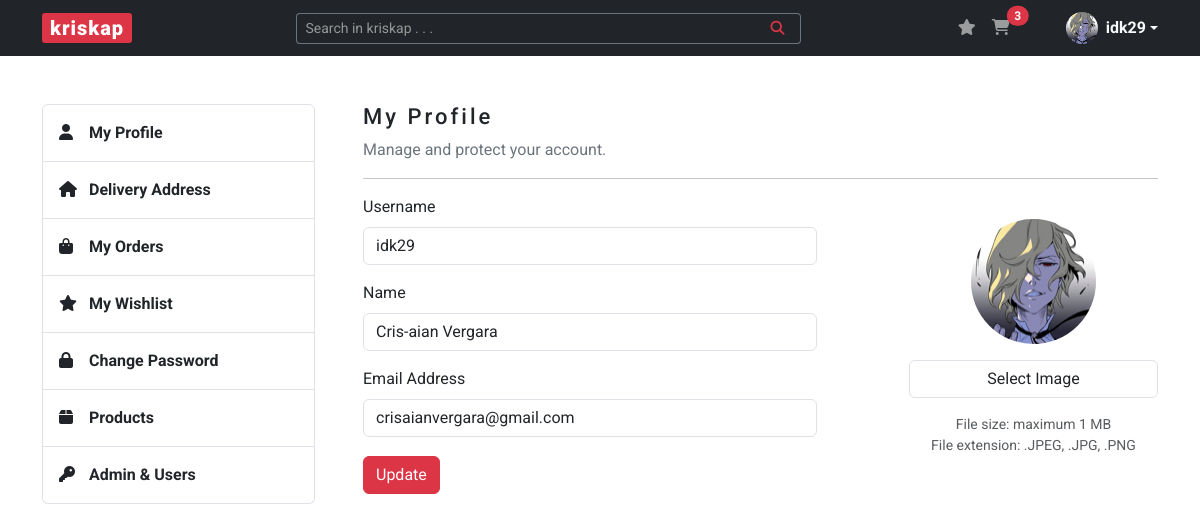
/account (signed in), run on the app's committed database.
### kriskap/models.py (models this page shows)
class User(db.Model, UserMixin):
    __tablename__ = "users"
    id = db.Column(db.Integer, primary_key=True)
    user_type = db.Column(db.String(20), nullable=False)
    username = db.Column(db.String(20), unique=True, nullable=False)
    name = db.Column(db.String(100), nullable=False)
    email = db.Column(db.String(100), unique=True, nullable=False)
    image_file = db.Column(db.String(250), nullable=False, default="default.png")
    password = db.Column(db.String(100), nullable=False)
    carts = relationship("Cart", back_populates="buyer")
    wishlists = relationship("Wishlist", back_populates="wisher")
    addresses = relationship("Address", back_populates="buyer")
    orders = relationship("Order", back_populates="buyer")

### kriskap/users/routes.py (the view)
@users.route("/account", methods=["GET", "POST"])
@login_required
def account():
    form = UpdateAccountForm()
    if form.validate_on_submit():
        if form.image_f.data:
            image_f = save_profile_picture(form.image_f.data)
            current_user.image_file = image_f
        current_user.username = form.username.data
        current_user.name = form.name.data
        current_user.email = form.email.data
        db.session.commit()
        flash("Your account has been updated!", "success")
        return redirect(url_for("users.account"))
    elif request.method == "GET":
        form.username.data = current_user.username
        form.name.data = current_user.name
        form.email.data = current_user.email
    image_file = url_for(
        "static", filename="img/profile_pics/" + current_user.image_file
    )
    return render_template(
        "account.html", title="Account", image_file=image_file, form=form
    )

### kriskap/users/forms.py (shortened to what this page needs)
class UpdateAccountForm(FlaskForm):
    username = StringField(
        "Username", validators=[DataRequired(), Length(min=5, max=20)]
    )
    name = StringField("Name", validators=[DataRequired(), Length(min=5)])
    email = StringField("Email Address", validators=[DataRequired(), Email()])
    image_f = FileField(
        "Select Image", validators=[FileAllowed(["jpg", "png", "jpeg", "webp"])]
    )
    submit = SubmitField("Update")

### kriskap/models.py (called while the page is built)
@login_manager.user_loader
def load_user(user_id):
    return User.query.get(int(user_id))

### kriskap/templates/account.html (shortened to what this page needs)
{% extends "base.html" %}
{% block content %}
    <section id="section-account" class="content-section mb-5">
        <div class="row justify-content-between">
            {% include "aside.html" %}
            <div class="col-lg-9 ps-lg-5">
                <h3>My Profile</h3>
                <p class="text-secondary">Manage and protect your account.</p>
                <hr>
                <form method="POST" action="" novalidate enctype="multipart/form-data">
                    <fieldset>
                        <div class="row justify-content-between">
                            <div class="col-md-7">
                                <div class="mb-3">
                                    {{ form.username.label(class='form-label') }}
                                    {% if form.username.errors %}
                                        {{ form.username(class='form-control is-invalid') }}
                                        <div class="invalid-feedback">
                                            {% for error in form.username.errors %}
                                                <span>{{ error }}</span>
                                            {% endfor %}
                                        </div>
                                    {% else %}
                                        {{ form.username(class='form-control') }}
                                    {% endif %}
                                </div>
                                <div class="mb-3">
                                    {{ form.name.label(class='form-label') }}
                                    {% if form.name.errors %}
                                        {{ form.name(class='form-control is-invalid') }}
                                        <div class="invalid-feedback">
                                            {% for error in form.name.errors %}
                                                <span>{{ error }}</span>
                                            {% endfor %}
                                        </div>
                                    {% else %}
                                        {{ form.name(class='form-control') }}
                                    {% endif %}
                                </div>
                                <div class="mb-3">
                                    {{ form.email.label(class='form-label') }}
                                    {% if form.email.errors %}
                                        {{ form.email(class='form-control is-invalid') }}
                                        <div class="invalid-feedback">
                                            {% for error in form.email.errors %}
                                                <span>{{ error }}</span>
                                            {% endfor %}
                                        </div>
                                    {% else %}
                                        {{ form.email(class='form-control') }}
                                    {% endif %}
                                </div>
                            </div>
                            <div class="col-md-4">
                                <div class="media text-center pt-4 mb-3" id="file_container">
                                    <img id="view-profile-image" src="{{ image_file }}" alt="" class="rounded-circle account-img image_view">
                                </div>
                                <div class="mb-3 text-center profile-pic">
                                    {{ form.image_f.label(class="form-control", onclick="selectImage()") }}
                                </div>
                                <small class="text-muted text-center mb-3">
                                    <p class="my-0">File size: maximum 1 MB</p>
                                    <p class="my-0">File extension: .JPEG, .JPG, .PNG</p>
                                </small>
                            </div>
                        </div>
                        {{ form.submit(class="btn btn-danger") }}
                    </fieldset>
                </form>
            </div>
        </div>
    </section>
{% endblock %}

### kriskap/templates/base.html (shortened to what this page needs)
<!DOCTYPE html>
<html lang="en">
<head>
    <link rel="stylesheet" href="https://cdn.jsdelivr.net/npm/bootstrap@5.3.0-alpha1/dist/css/bootstrap.min.css">
    <link rel="stylesheet" href="{{ url_for('static', filename='css/styles.css') }}">
</head>
<body>
    <header>
        <nav class="navbar navbar-expand-lg navbar-dark bg-dark">
            <div class="container">
                <a class="navbar-brand px-2 py-0" href="{{ url_for('main.home') }}">kriskap</a>
                <div class="collapse navbar-collapse" id="navbarSupportedContent">
                    <form method="POST" action="{{ url_for('products.search_product') }}" class="d-flex ms-auto form-search w-50" role="search">
                        <div class="input-group input-group-sm">
                            <input name="search-product" type="text" class="form-control text-bg-dark border-secondary border-end-0" placeholder="Search in kriskap . . ." aria-label="Search in kriskap . . ." aria-describedby="button-addon">
                            <button class="btn btn-outline-danger border-start-0 border-secondary" type="submit" id="button-addon"><i class="fa-solid fa-magnifying-glass px-2"></i></button>
                        </div>
                    </form>
                    <ul class="navbar-nav ms-auto mb-2 mb-lg-0 notification-cart">
                        <li class="nav-item">
                            <a href="{{ url_for('wishlists.wishlist') }}" class="nav-link d-inline-block">
                                <i class="fa-solid fa-star"></i>
                            </a>
                        </li>
                        <li class="nav-item me-5">
                            <a href="{{ url_for('carts.cart') }}" class="nav-link position-relative d-inline-block">
                                <i class="fa-solid fa-cart-shopping"></i>
                                {% if current_user.is_authenticated %}
                                    <span id="cartTotal" class="position-absolute start-100 translate-middle badge rounded-pill bg-danger">
                                        {% set items = [] %}
                                        {{ items | sum }}
                                    </span>
                                {% endif %}
                            </a>
                        </li>
                        {% if current_user.is_authenticated %}
                        <li class="dropdown d-flex align-items-center">
                            <a href="#" class="d-flex align-items-center text-light text-decoration-none dropdown-toggle" data-bs-toggle="dropdown" aria-expanded="false">
                                <img src="{{ url_for('static', filename='img/profile_pics/' + current_user.image_file) }}" alt="" width="32" height="32" class="rounded-circle me-2">
                                <strong>{{ current_user.username }}</strong>
                            </a>
                        </li>
                        {% endif %}
                    </ul>
                </div>
            </div>
        </nav>
    </header>
    <main class="container mt-5">
        {% block content %} {% endblock %}
    </main>
</body>
</html>

### kriskap/static/css/styles.css (style rules this page uses)
body { font-family: 'Roboto', sans-serif; color: #212529; }
h3, legend { font-size: 1.375rem; font-weight: 500; line-height: 1.65rem; letter-spacing: 3px; }
a { color: #212529; text-decoration: none; }
.navbar-brand { background-color: #DC3545; border-radius: 3px; font-weight: 900; letter-spacing: 1px; }
.form-control::placeholder { color: #979797; opacity: 1; }
.account-img { height: 125px; width: 125px; }
.profile-pic label { cursor: pointer; }

### data on the page
User: image_file (picture), username "idk29", name "Cris-aian Vergara", email "crisaianvergara@gmail.com"

### other printed values
{{ items | sum }} "3"
